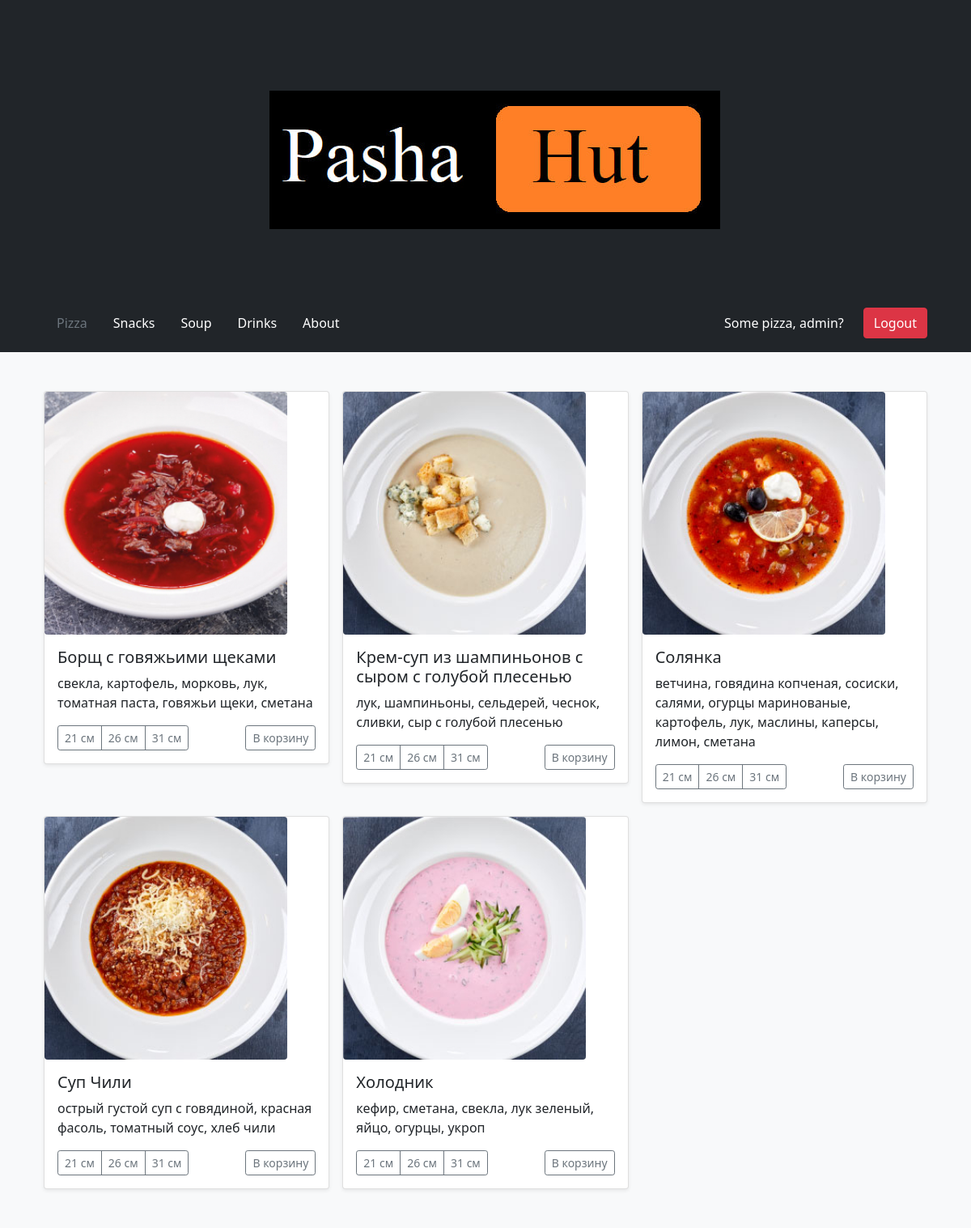
The page /Soup (signed in) on the database its author committed.
### menu/models.py (models this page shows, shortened)
class Soup(models.Model):
    name = models.CharField(max_length=50)
    image = models.ImageField(default=None)
    ingredient = models.ManyToManyField(Ingredients)
    weight = models.IntegerField()
    price = models.DecimalField(max_digits=3, decimal_places=1)
    def get_ingredients(self):
        return ", ".join([ingredient.name for ingredient in self.ingredient.all()])
    get_ingredients.short_description = "Ingredients"

class Ingredients(models.Model):
    name = models.CharField(max_length=50)

### menu/views.py (the view)
# urls.py: path('Soup', SoupView.as_view(), name="soup-menu")
class SoupView(TemplateView):
    template_name = 'catalog/soup.html'
    def get(self, request):
        soups = Soup.objects.all()
        params = {
            'soups': soups
        }
        return render(request, self.template_name, params)

### templates/catalog/soup.html
{% extends "base.html" %}
{% block content %}
<div class="album py-5 bg-body-tertiary">
    <div class="container">
      <div class="row row-cols-1 row-cols-sm-2 row-cols-md-3 g-3" bis_skin_checked="1">
        {% for soup in soups %}
        <div class="col">
          <div class="card shadow-sm">
            <img src="{{ soup.image.url }}" width="300px" class="rounded" height="300px">
            <div class="card-body">
              <h5 class="card-text">{{ soup.name }}</h5>
              <p class="card-text">{{ soup.get_ingredients }}</p>
              <div class="d-flex justify-content-between align-items-center">
                <div class="btn-group">
                  <button type="button" class="btn btn-sm btn-outline-secondary">21 см</button>
                  <button type="button" class="btn btn-sm btn-outline-secondary">26 см</button>
                  <button type="button" class="btn btn-sm btn-outline-secondary">31 см</button>
                </div>
                <button type="button" class="btn btn-sm btn-outline-secondary">В корзину</button>
              </div>
            </div>
          </div>
        </div>
        {% endfor %}
      </div>
    </div>
</div>
{% endblock %}

### templates/base.html (shortened to what this page needs)
<!DOCTYPE html>
<html lang="en">
<head>
    <link rel="stylesheet" href="https://cdn.jsdelivr.net/npm/bootstrap@4.6.0/dist/css/bootstrap.min.css">
    <link href="https://cdn.jsdelivr.net/npm/bootstrap@5.3.0-alpha1/dist/css/bootstrap.min.css" rel="stylesheet">
    <link href="https://cdn.jsdelivr.net/npm/bootstrap@5.0.2/dist/css/bootstrap.min.css" rel="stylesheet">
</head>
<body>
<header class="p-3 text-bg-dark">
    <section class="py-5 text-center container">
        <div class="row py-lg-5" bis_skin_checked="1">
          <div class="col-lg-6 col-md-8 mx-auto" bis_skin_checked="1">
            <img src="image/pashahut.png">
          </div>
        </div>
    </section>
    <div class="container">
      <div class="d-flex flex-wrap align-items-center justify-content-center justify-content-lg-start">
        <ul class="nav col-12 col-lg-auto me-lg-auto mb-2 justify-content-center mb-md-0">
          <li><a href="{% url 'menu-index' %}" class="nav-link px-3 text-secondary">Pizza</a></li>
          <li><a href="#" class="nav-link px-3 text-white">Snacks</a></li>
          <li><a href="{% url 'soup-menu' %}" class="nav-link px-3 text-white">Soup</a></li>
          <li><a href="#" class="nav-link px-3 text-white">Drinks</a></li>
          <li><a href="#" class="nav-link px-3 text-white">About</a></li>
        </ul>
           {% if user.is_authenticated %}
                <span class="px-4 text-white">Some pizza, {{user.username}}?</span><a href="{% url 'logout' %}" class="btn btn-danger">Logout</a>
                {% else %}
                <div class="text-end" bis_skin_checked="1">
                    <a href="{% url 'login' %}" class="btn btn-outline-light me-2">Login</a>
                    <a href="#" class="btn btn-warning">Sign-up</a>
                </div>
                {% endif %}
            </div>
        </div>
    </header>
    {% block content %}{% endblock %}
</body>
</html>

### rows shown on the page
Soup: image (picture), name "Борщ с говяжьими щеками", get_ingredients "свекла, картофель, морковь, лук, томатная паста, говяжьи щеки, сметана"
Soup: image (picture), name "Крем-суп из шампиньонов с сыром с голубой плесенью", get_ingredients "лук, шампиньоны, сельдерей, чеснок, сливки, сыр с голубой плесенью"
Soup: image (picture), name "Солянка", get_ingredients "ветчина, говядина копченая, сосиски, салями, огурцы маринованые, картофель, лук, маслины, каперсы, лимон, сметана"
Soup: image (picture), name "Суп Чили", get_ingredients "острый густой суп с говядиной, красная фасоль, томатный соус, хлеб чили"
Soup: image (picture), name "Холодник", get_ingredients "кефир, сметана, свекла, лук зеленый, яйцо, огурцы, укроп"

### other values the page prints
{{ user.username }} "admin"
